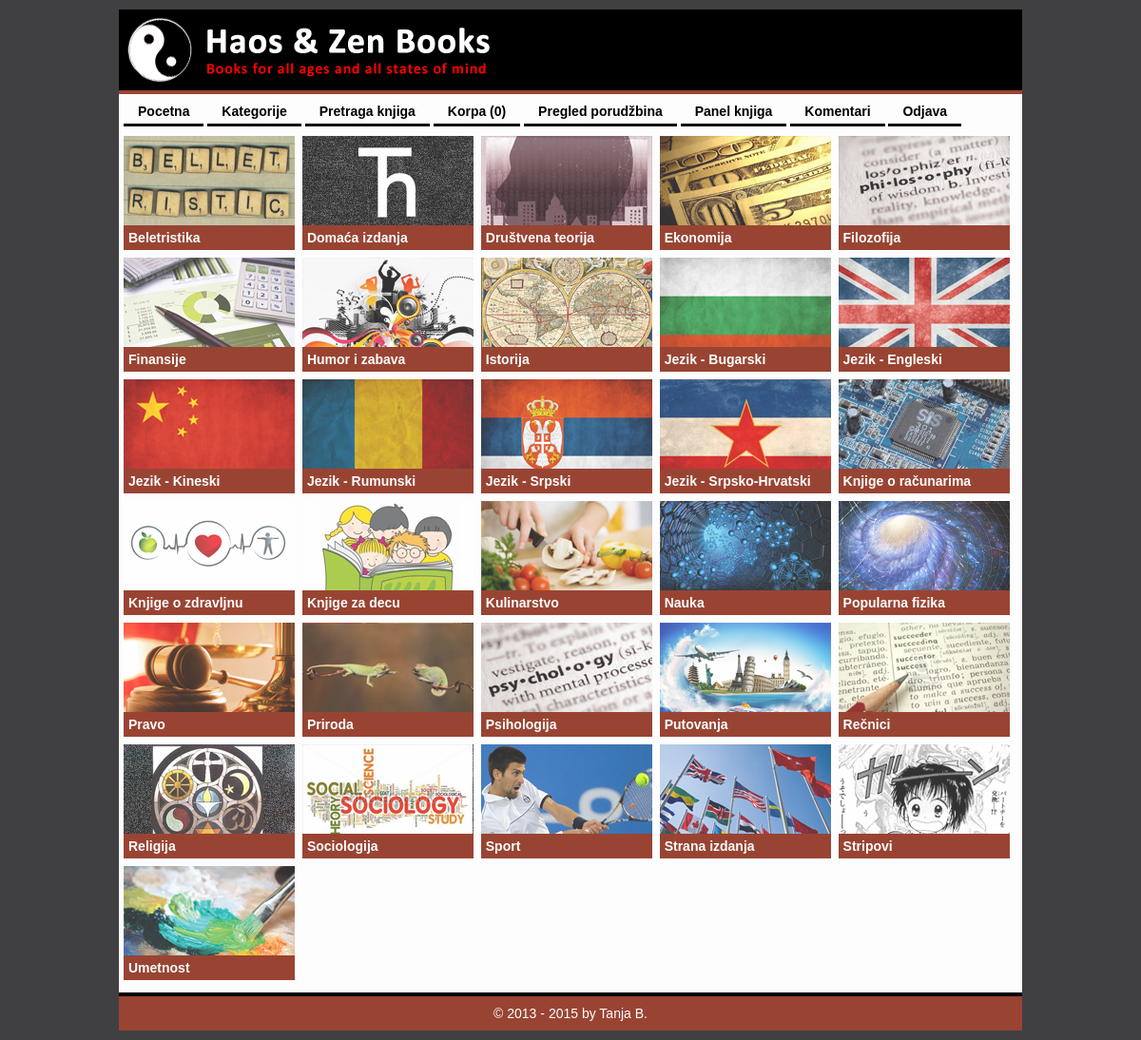
The page /HaosZenBooks/index.php?modul=kategorije (signed in) on the database its author committed.
### tables this page shows
CREATE TABLE `kategorija` (
  `ID` int(6) NOT NULL AUTO_INCREMENT,
  `Naziv` varchar(64) NOT NULL,
  PRIMARY KEY (`ID`)
);

### HaosZenBooks/back/Funkcije.php (called while the page is built, shortened)
<?php
    abstract class Funkcije extends Helper {
        public static function zaglavljeSajta() {
            include_once 'front/sajt/zaglavlje.php';
        }
        public static function glavniMenu() {
            include_once 'front/sajt/menu.php';
        }
        public static function podnozjeSajta() {
            include_once 'front/sajt/podnozje.php';
        }
    }

### HaosZenBooks/index.php (called while the page is built, shortened)
<?php
    include_once 'back/Funkcije.php';
    include_once 'back/MySQL.php';
    include_once 'back/KorpaZaKupovinu.php';
    Funkcije::zaglavljeSajta();
    Funkcije::glavniMenu();
    include_once "back/Modul.php";
    $default_modul  = 'main';
    $default_opcija = 'index';
    $modul = $default_modul;
    $opcija = $default_opcija;
    if ( isset($_GET['modul']) )  $modul  = Funkcije::procistiIme($_GET['modul']);
    $modul::before();
    $modul::$opcija();
    $modul::after();
    Funkcije::podnozjeSajta();

### HaosZenBooks/back/KorpaZaKupovinu.php (called while the page is built, shortened)
<?php
    abstract class KorpaZaKupovinu extends Helper {
        public static function brojStavkiUKorpi() {
            if ( isset($_SESSION['KORPA']) ) {
                return count($_SESSION['KORPA']);
            } else {
                return 0;
            }
        }
    }

### HaosZenBooks/front/moduli/kategorije.php (called while the page is built)
<?php
    abstract class kategorije extends Modul {
        public static function index() {
            $sql = "select * from Kategorija order by Naziv asc";
            $kategorije = MySQL::upitUNiz($sql);
            include_once 'front/templejti/kategorije.index.php';
        }
    }

### HaosZenBooks/back/MySQL.php (called while the page is built, shortened)
<?php
    abstract class MySQL {
        public static function upitUNiz($mysql_upit) {
            $rezultat = @mysql_query($mysql_upit);
            $niz = array();
            while ( $red = mysql_fetch_assoc($rezultat) ) {
                $niz[] = $red;
            }
            return $niz;
        }
    }

### HaosZenBooks/front/templejti/kategorije.index.php (the view)
<div class="kategorije">
    <?php foreach ($kategorije as $kategorija): ?>
    <a class="kategorija" href="index.php?modul=knjige&opcija=index&Kategorija_ID=<?php echo $kategorija['ID']; ?>">
        <img src="img/kategorije/<?php echo $kategorija['ID']; ?>.png" alt="<?php echo htmlspecialchars($kategorija['Naziv']); ?>" />
        <h1><?php echo htmlspecialchars($kategorija['Naziv']); ?></h1>
    </a>
    <?php endforeach; ?>
</div>

### HaosZenBooks/front/sajt/zaglavlje.php (shortened to what this page needs)
<!doctype html>
<html>
    <head>
        <link rel="stylesheet" href="css/sajt.css" />
    </head>
    <body>
        <div class="sadrzaj">
            <div class="zaglavlje">
                <a href="index.php" class="logo"></a>
            </div>

### HaosZenBooks/front/sajt/menu.php
<?php
    $stavke = array();
    $stavke[] = array("index.php", "Pocetna");
    if ( PrijavaKorisnika::proveriSesiju() ) {
        $stavke[] = array("index.php?modul=kategorije", "Kategorije");
        $stavke[] = array("index.php?modul=knjige", "Pretraga knjiga");
        $stavke[] = array("index.php?modul=korpa", "Korpa (" . KorpaZaKupovinu::brojStavkiUKorpi() . ")");
        if ( PrijavaKorisnika::daLiImaAdminPrivilegije() ) {
            $stavke[] = array("index.php?modul=porudzbine", "Pregled porudžbina");
            $stavke[] = array("index.php?modul=admin", "Panel knjiga");
            $stavke[] = array("index.php?modul=admin&opcija=komentari", "Komentari");
        }
        $stavke[] = array("index.php?modul=main&opcija=odjava", "Odjava");
    }
    echo '<nav class="glavni-menu">';
    foreach ( $stavke as $stavka ) {
        echo '<a href="' . $stavka[0] . '">' . htmlspecialchars($stavka[1]) . '</a>' . PHP_EOL;
    }
    echo '</nav>';

### HaosZenBooks/back/Modul.php (shortened to what this page needs)
<?php
    abstract class Modul {
        public static $css_klasa = "osnovni";
        public static function before() {
            $ja = get_class();
            echo '<div class="modul ' . $ja::$css_klasa . '">';
        }
        public static function after() {
            echo '</div>';
        }
    }

### HaosZenBooks/front/sajt/podnozje.php
            <div class="footer">
                &copy; <?php
                    $napravljeno = 2013;
                    $trenutno    = date('Y');
                    if ( $trenutno > $napravljeno ) echo $napravljeno . ' - ' . $trenutno;
                    else echo $napravljeno;
                ?> by Tanja B.
            </div>
        </div>
    </body>
</html>

### rows shown on the page
kategorija: shows a picture, Naziv "Beletristika"
kategorija: shows a picture, Naziv "Domaća izdanja"
kategorija: shows a picture, Naziv "Društvena teorija"
kategorija: shows a picture, Naziv "Ekonomija"
kategorija: shows a picture, Naziv "Filozofija"
kategorija: shows a picture, Naziv "Finansije"
kategorija: shows a picture, Naziv "Humor i zabava"
kategorija: shows a picture, Naziv "Istorija"
kategorija: shows a picture, Naziv "Jezik - Bugarski"
kategorija: shows a picture, Naziv "Jezik - Engleski"
kategorija: shows a picture, Naziv "Jezik - Kineski"
kategorija: shows a picture, Naziv "Jezik - Rumunski"
kategorija: shows a picture, Naziv "Jezik - Srpski"
kategorija: shows a picture, Naziv "Jezik - Srpsko-Hrvatski"
kategorija: shows a picture, Naziv "Knjige o računarima"
kategorija: shows a picture, Naziv "Knjige o zdravljnu"
kategorija: shows a picture, Naziv "Knjige za decu"
kategorija: shows a picture, Naziv "Kulinarstvo"
kategorija: shows a picture, Naziv "Nauka"
kategorija: shows a picture, Naziv "Popularna fizika"
kategorija: shows a picture, Naziv "Pravo"
kategorija: shows a picture, Naziv "Priroda"
kategorija: shows a picture, Naziv "Psihologija"
kategorija: shows a picture, Naziv "Putovanja"
kategorija: shows a picture, Naziv "Rečnici"
kategorija: shows a picture, Naziv "Religija"
kategorija: shows a picture, Naziv "Sociologija"
kategorija: shows a picture, Naziv "Sport"
kategorija: shows a picture, Naziv "Strana izdanja"
kategorija: shows a picture, Naziv "Stripovi"
kategorija: shows a picture, Naziv "Umetnost"

### other values the page prints
$stavka[1] "Pocetna"
$stavka[1] "Kategorije"
$stavka[1] "Pretraga knjiga"
$stavka[1] "Korpa (0)"
$stavka[1] "Pregled porudžbina"
$stavka[1] "Panel knjiga"
$stavka[1] "Komentari"
$stavka[1] "Odjava"
$napravljeno "2013"
